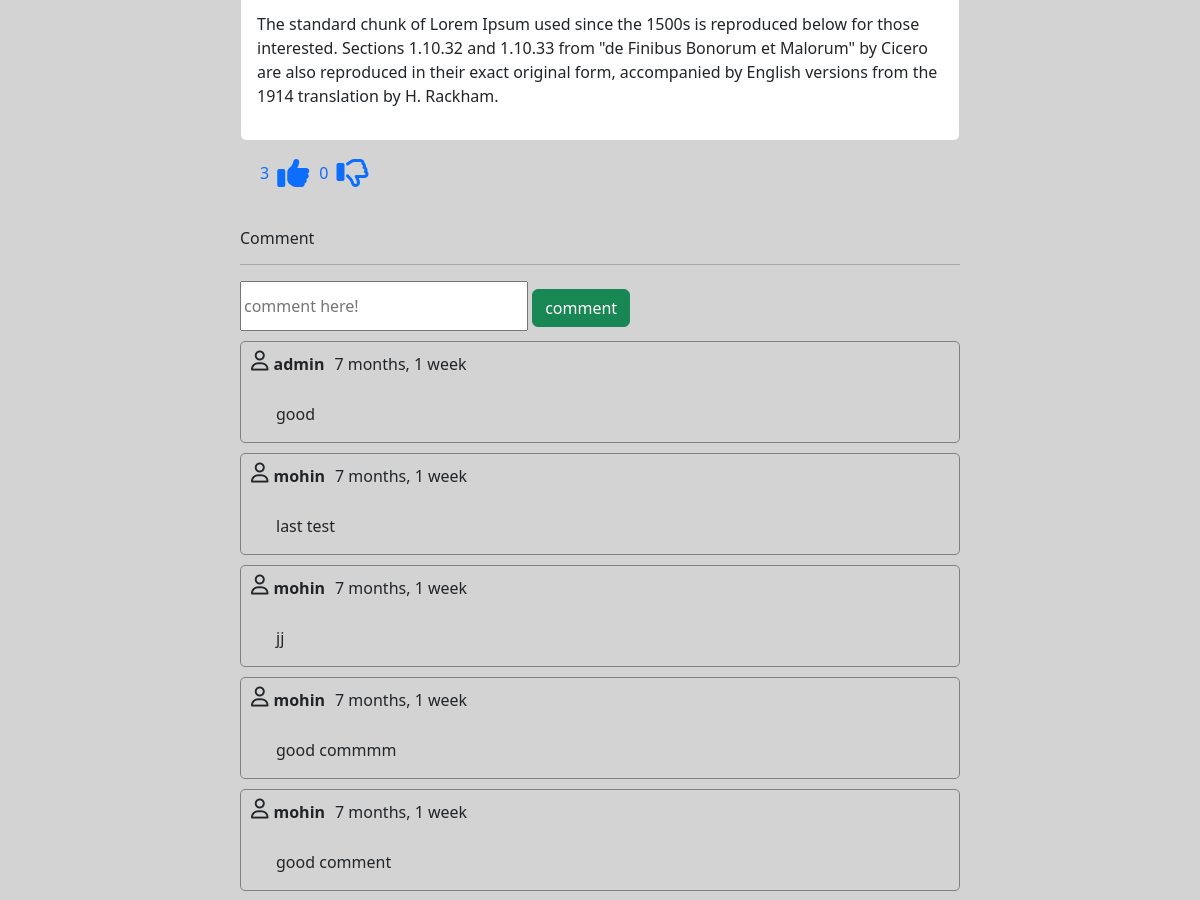
The page /blog/blog-details/Code-is-money-updated-41e20d32-3a13-4f82-815e-93c2f719b57c/ (signed in, middle part) on the database as committed earlier.
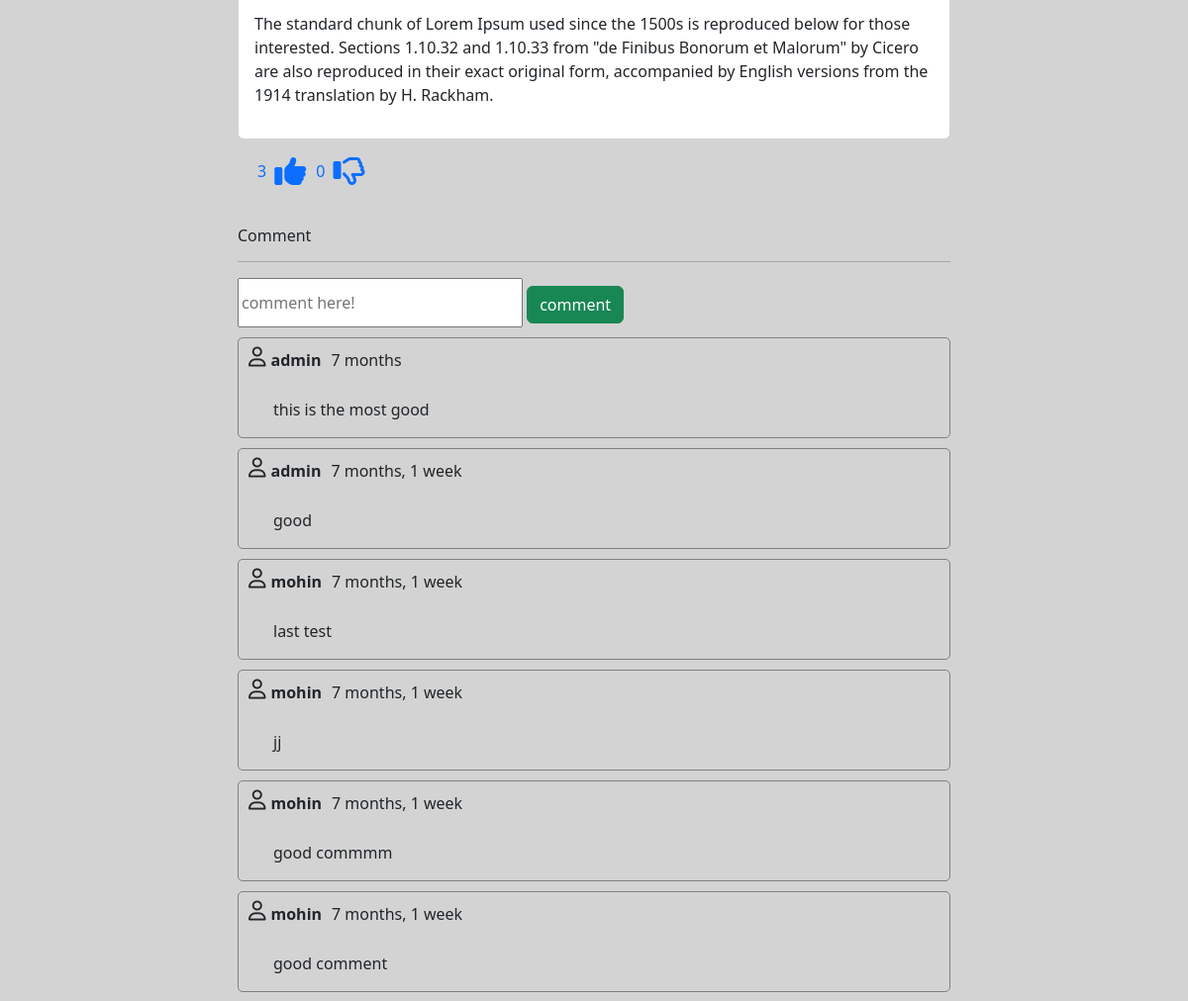
The same page on the database as committed later.
### blogApp/models.py (models this page shows, shortened)
class Comment(models.Model):
    blog = models.ForeignKey(Blog, on_delete=models.CASCADE, related_name='blog_comment')
    user = models.ForeignKey(User, on_delete=models.CASCADE, related_name='user_comment')
    comment = models.TextField()
    comment_date = models.DateTimeField(auto_now_add=True)
    class Meta:
        ordering = ['-comment_date', ]

### blogApp/views.py (the view)
# urls.py: path('blog-details/<slug:slug>/', views.blog_details, name='blog-details'),
@login_required
def blog_details(request, slug):
    blog = Blog.objects.get(slug=slug)
    user = request.user
    already_liked = Like.objects.filter(blog=blog, user=user)
    if already_liked:
        liked_post = True
    else:
        liked_post = False
    return render(request, 'blogApp/blog_details.html', context={'blog': blog, 'liked_post': liked_post})

### blogApp/models.py (called while the page is built)
    def get_comment(self):
        return self.blog_comment.all()

### templates/blogApp/blog_details.html (shortened to what this page needs)
{% extends 'base.html' %}
{% block main_block %}
    <div class="container col-8" style="padding: 40px">
        <div class="card">
            <div class="card-body">
                <p class="card-text">{{ blog.blog_content|linebreaks }}</p>
            </div>
        </div>
        <div style="display: flex;padding: 20px;justify-content: space-between;width: 22%;">
            {% if not liked_post %}
                <a style="text-decoration: none;margin-right: 10px"
                   href="{% url 'blog_app:blog-like' blog.pk %}">{{ blog.liked_blog.count }}<i style="margin-left:8px;"
                                                                                               class="fa-regular fa-thumbs-up fa-2xl"></i></a>
                <a style="text-decoration: none;margin-right: 10px"
                   href="{% url 'blog_app:blog-unlike' blog.pk %}">{{ blog.Unliked_blog.count }}<i
                        style="margin-left:8px;" class="fa-solid fa-thumbs-down fa-2xl"></i></a>
            {% else %}
                <a style="text-decoration: none;margin-right: 10px"
                   href="{% url 'blog_app:blog-like' blog.pk %}">{{ blog.liked_blog.count }}<i style="margin-left:8px;"
                                                                                               class="fa-solid fa-thumbs-up fa-2xl"></i></a>
                <a style="text-decoration: none;margin-right: 10px"
                   href="{% url 'blog_app:blog-unlike' blog.pk %}">{{ blog.Unliked_blog.count }}<i
                        style="margin-left:8px;" class="fa-regular fa-thumbs-down fa-2xl"></i></a>
            {% endif %}
        </div>
        <div>
            <br>
            <h6>Comment</h6>
            <hr>
            <form method="POST" action="{% url 'blog_app:blog-comment' blog_id=blog.pk %}">
                <input type="text" name="comment" placeholder="comment here!" style="height: 50px;width: 40%">
                <button type="submit" value="button" class="btn btn-success"> comment</button>
                <br>
            </form>
            {% for comment in blog.get_comment %}
                <div style="border: 1px solid gray ;border-radius: 5px; margin: 10px 0 10px 0">
                    <div class="col-8" style="display: flex;padding: 10px">
                        <i class="fa-regular fa-user fa-lg" style="margin-top: 8px;margin-right: 5px"></i>
                        <strong>{{ comment.user }}</strong>
                        <p style="margin-left: 10px">{{ comment.comment_date|timesince }}</p>
                    </div>
                    <p style="margin-left: 35px">{{ comment.comment }}</p>
                </div>
            {% endfor %}
        </div>
    </div>
{% endblock %}

Rows that differ between the two databases and show on the page:
added Comment: user "admin", comment_date "7 months", comment "this is the most good"
